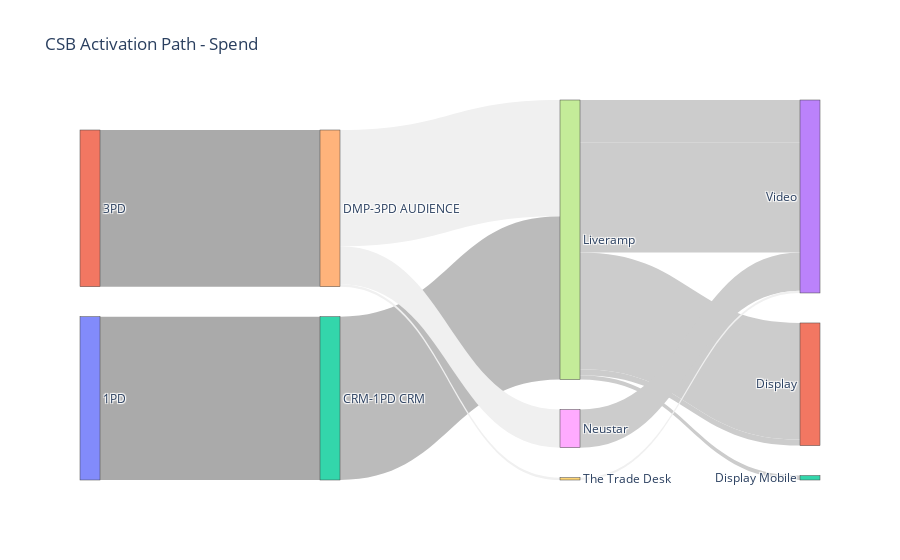

Notebook cell for this chart:
### Markdown cell above
<h2>Activation Paths (Type | Type Name | Source | Vehicle)</h2>

### Code cell
activation_sankey_plot(csb_df, 'Spend', True, 'CSB Activation Path - Spend')
activation_sankey_plot(csb_df, 'Net Rev', True, 'CSB Activation Path - Revenue')

activation_sankey_plot(b2b_df, 'Spend', True,'B2B Activation Path - Spend')
activation_sankey_plot(b2b_df, 'Net Rev', True,'B2B Activation Path - Revenue')

### Figure 1 — Plotly figure (JSON) as saved in the notebook; plotly's stock layout.template omitted (floating-point values rounded to 4 significant figures)
{"data": [{"arrangement": "snap", "link": {"color": ["#AAA", "#AAA", "#AAA", "#AAA", "#BBB", "#BBB", "#F0F0F0", "#F0F0F0", "#F0F0F0", "#F0F0F0", "#F0F0F0", "#BBB", "#CCC", "#CCC", "#CCC", "#CCC", "#CCC", "#CCC", "#CCC", "#CCC", "#CCC", "#CCC", "#F0F0F0", "#CCC"], "source": [0, 1, 1, 1, 2, 2, 3, 4, 4, 4, 5, 6, 7, 7, 7, 7, 7, 7, 7, 7, 8, 8, 9, 7], "target": [2, 3, 4, 5, 6, 7, 7, 7, 8, 9, 7, 10, 11, 12, 10, 13, 13, 14, 11, 13, 14, 13, 13, 11], "value": [87260.0, 0, 83740.0, 0, 0, 87260.0, 0, 62150.0, 20340.0, 1250.0, 0, 0, 62310.0, 2344.0, 0, 22600.0, 0, 0, 3224.0, 58930.0, 0, 20340.0, 1250.0, 0]}, "node": {"label": ["1PD", "3PD", "CRM-1PD CRM", "CATEGORY-3PD CONTEXTUAL", "DMP-3PD AUDIENCE", "IN MARKET-3PD BEHAVIOR", "AIQ CRM", "Liveramp", "Neustar", "The Trade Desk", "Lead Generation", "Display", "Display Mobile", "Video", "Audio"], "pad": 30, "thickness": 20}, "type": "sankey"}], "layout": {"title": {"text": "CSB Activation Path - Spend"}}}
